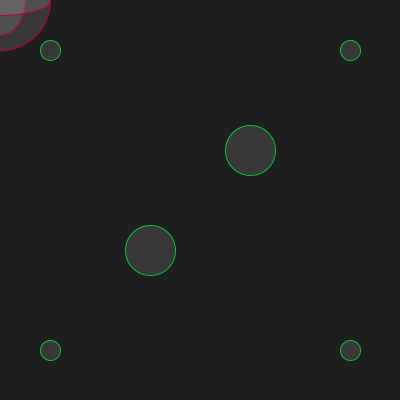
Frame 1 (no input)
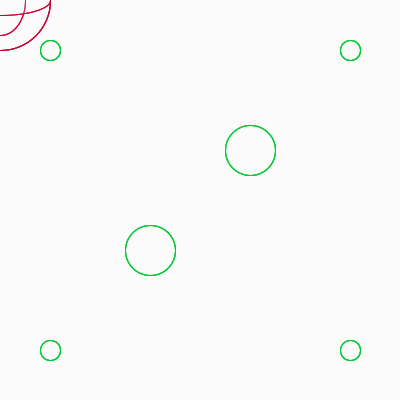
Frame 60 (the mouse pressed at the canvas centre just before this capture)
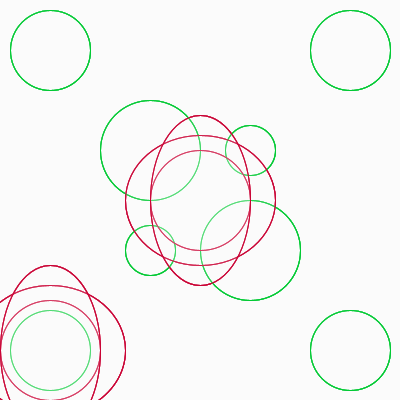
Frame 120 (the mouse held since frame 60 and released just before this capture)

The Processing sketch that drew these frames (run headless with seeded random() and noise(); from frame 60 on, the mouse is pressed at the canvas centre):

// Processing sketch: processing_40771
// ── processing_40771.pde

void setup() {
  size(400, 400);
  background(0);
  smooth();
}

void draw() {

  fill(255, 30);
  noStroke();
  rect(0, 0, width, height);

  stroke(0, 200, 50);
  ellipse(50, 50, mouseX/2-20, mouseX/2-20);
  ellipse(250, 250, mouseX/2, mouseX/2);
  ellipse(150, 150, mouseY/2, mouseY/2);
  ellipse(350, 350, mouseY/2-20, mouseY/2-20);
  stroke(0, 200, 50);
  ellipse(50, 350, mouseX/2-20, mouseX/2-20);
  ellipse(250, 150, mouseX/2-50, mouseX/2-50);
  ellipse(150, 250, mouseY/2-50, mouseY/2-50);
  ellipse(350, 50, mouseY/2-20, mouseY/2-20);
   stroke(200,0,50);
  ellipse (mouseX, mouseY, 100,100);
  ellipse (mouseX, mouseY, mouseX-50, mouseY-70);
  ellipse (mouseX, mouseY, mouseX-100, mouseY-30);
  ellipse (mouseX-150, mouseY+150, 100, 100);
  ellipse (mouseX-150, mouseY+150, mouseX-50, mouseY-70);
  ellipse (mouseX-150, mouseY+150, mouseX-100, mouseY-30);
}
